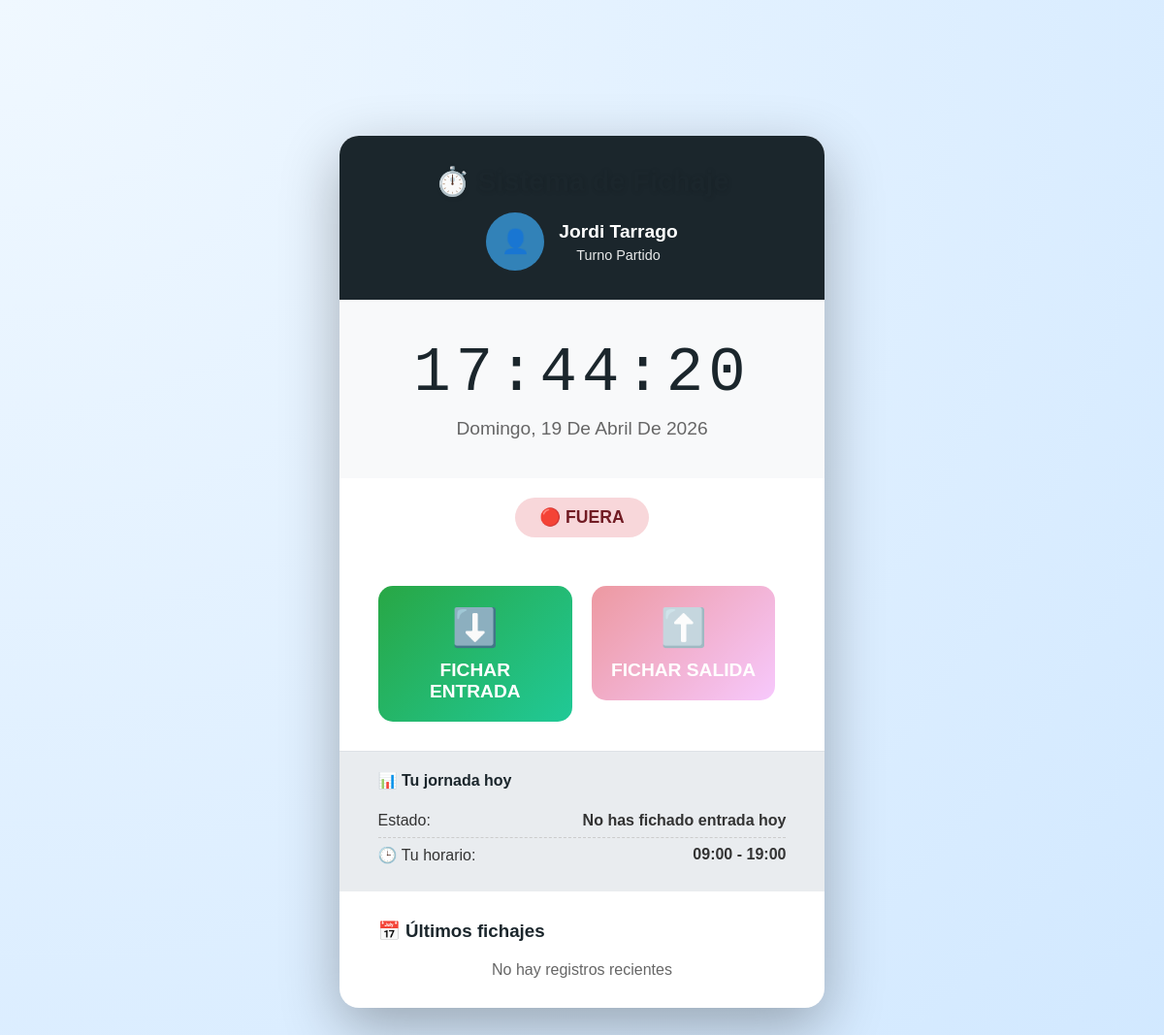
The app's page /RRHH/Fichar.php?id_treballador=6 with its own data.
### tables this page shows
CREATE TABLE `treballadors` (
  `id_treballador` int(11) NOT NULL,
  `nom_complet` varchar(200) NOT NULL,
  `fotografia` varchar(255) DEFAULT NULL,
  `foto_url` varchar(255) DEFAULT NULL,
  `document_identitat` varchar(50) NOT NULL,
  `tipus_document` enum('DNI','NIE','PASSAPORT') NOT NULL,
  `data_naixement` date NOT NULL,
  `lloc_naixement` varchar(100) DEFAULT NULL,
  `nacionalitat` varchar(50) NOT NULL,
  `situacio_residencia` varchar(100) DEFAULT NULL,
  `telefon` varchar(20) DEFAULT NULL,
  `email` varchar(100) DEFAULT NULL,
  `adreca` text DEFAULT NULL,
  `contacte_emergencia` text DEFAULT NULL,
  `iban_bancari` varchar(34) DEFAULT NULL,
  `numero_seguretat_social` varchar(20) NOT NULL,
  `tipus_permis_treball` varchar(50) DEFAULT NULL,
  `estat_actiu` tinyint(1) DEFAULT 1,
  `data_incorporacio` date NOT NULL,
  `data_finalitzacio` date DEFAULT NULL,
  `id_departament` int(11) DEFAULT NULL,
  `id_equip` int(11) DEFAULT NULL,
  `id_horari` int(11) DEFAULT NULL COMMENT 'ID del horario asignado',
  `created_at` timestamp NOT NULL DEFAULT current_timestamp(),
  `updated_at` timestamp NOT NULL DEFAULT current_timestamp() ON UPDATE current_timestamp(),
  `historial_laboral_previ` text DEFAULT NULL,
  `idiomes` varchar(255) DEFAULT NULL,
  `habilitats` text DEFAULT NULL,
  `certificacions_addicionals` text DEFAULT NULL,
  `rol` enum('ADMIN','MANAGER','TREBALLADOR','SUPERVISOR') NOT NULL DEFAULT 'TREBALLADOR'
);

CREATE TABLE `horaris` (
  `id_horari` int(11) NOT NULL,
  `nom_horari` varchar(100) NOT NULL,
  `hores_entrada` time DEFAULT NULL,
  `hores_sortida` time DEFAULT NULL,
  `durada_pausa` decimal(4,2) DEFAULT NULL,
  `tipus` enum('FIX','VARIABLE','TEMPORADA') NOT NULL,
  `temporada_inici` date DEFAULT NULL,
  `temporada_final` date DEFAULT NULL
);

### RRHH/Fichar.php (the view, shortened to what this page needs)
<?php
require '../db.php';
$idTreballador = $_SESSION['id_treballador'] ?? $_GET['id_treballador'] ?? null;
if (!$idTreballador) {
    $stmt = $pdo->query("SELECT id_treballador, nom_complet FROM treballadors WHERE estat_actiu = 1 ORDER BY nom_complet");
    $empleados = $stmt->fetchAll(PDO::FETCH_ASSOC);
    $mostrarSelector = true;
} else {
    $mostrarSelector = false;
    $stmt = $pdo->prepare("SELECT t.*, h.nom_horari, h.hores_entrada, h.hores_sortida
                          FROM treballadors t
                          LEFT JOIN horaris h ON t.id_horari = h.id_horari
                          WHERE t.id_treballador = ?");
    $stmt->execute([$idTreballador]);
    $empleado = $stmt->fetch(PDO::FETCH_ASSOC);
    $stmt = $pdo->prepare("SELECT * FROM registre_hores
                          WHERE id_treballador = ?
                          AND DATE(hora_inici) = CURDATE()
                          AND hora_final IS NULL
                          ORDER BY hora_inici DESC LIMIT 1");
    $stmt->execute([$idTreballador]);
    $fichajeAbierto = $stmt->fetch(PDO::FETCH_ASSOC);
    $stmt = $pdo->prepare("SELECT * FROM registre_hores
                          WHERE id_treballador = ?
                          AND hora_final IS NOT NULL
                          ORDER BY data DESC, hora_final DESC
                          LIMIT 5");
    $stmt->execute([$idTreballador]);
    $ultimosFichajes = $stmt->fetchAll(PDO::FETCH_ASSOC);
}
?>
<!DOCTYPE html>
<html lang="es">
<head>
    <link rel="stylesheet" href="../css/personal.css">
    <link rel="stylesheet" href="../menu.css">
</head>
<body>
<?php if ($mostrarSelector): ?>
    <div class="fichaje-container">
        <div class="fichaje-header">
            <h1>🔐 Acceso al Sistema de Fichaje</h1>
            <p>Selecciona tu usuario para continuar</p>
        </div>
        <div class="selector-empleado">
            <form method="GET" action="">
                <select name="id_treballador" required>
                    <option value="">-- Selecciona un empleado --</option>
                    <?php foreach ($empleados as $emp): ?>
                        <option value="<?= $emp['id_treballador'] ?>">
                            <?= htmlspecialchars($emp['nom_complet']) ?>
                        </option>
                    <?php endforeach; ?>
                </select>
                <button type="submit" class="btn-actualizar" style="width: 100%; padding: 15px; font-size: 1.1em;">
                    Acceder al Panel de Fichaje
                </button>
            </form>
        </div>
    </div>
<?php else: ?>
    <div class="fichaje-container">
        <div class="fichaje-header">
            <h1>⏱️ Sistema de Fichaje</h1>
            <div class="empleado-info">
                <div class="empleado-avatar">👤</div>
                <div class="empleado-datos">
                    <h3><?= htmlspecialchars($empleado['nom_complet']) ?></h3>
                    <p><?= htmlspecialchars($empleado['nom_horari'] ?? 'Sin horario asignado') ?></p>
                </div>
            </div>
        </div>
        <div class="reloj-container">
            <div class="reloj" id="reloj">00:00:00</div>
            <div class="fecha" id="fecha">Cargando...</div>
        </div>
        <div class="estado-fichaje">
            <?php if ($fichajeAbierto): ?>
                <span class="estado-badge estado-dentro">
                    🟢 DENTRO (desde <?= date('H:i', strtotime($fichajeAbierto['hora_inici'])) ?>)
                </span>
            <?php else: ?>
                <span class="estado-badge estado-fuera">
                    🔴 FUERA
                </span>
            <?php endif; ?>
        </div>
        <div class="botones-fichaje">
            <form method="POST" action="" style="flex: 1;">
                <button type="submit" class="btn-fichaje btn-entrada" <?= $fichajeAbierto ? 'disabled' : '' ?>>
                    <span class="btn-icono">⬇️</span>
                    <span>FICHAR ENTRADA</span>
                </button>
            </form>
            <form method="POST" action="" style="flex: 1;" id="formSalida" onsubmit="return confirmarSalida()">
                <button type="button" class="btn-fichaje btn-salida" onclick="mostrarFormSalida()" <?= !$fichajeAbierto ? 'disabled' : '' ?>>
                    <span class="btn-icono">⬆️</span>
                    <span>FICHAR SALIDA</span>
                </button>
            </form>
        </div>
        <div class="info-jornada">
            <h4 style="margin-bottom: 15px; color: #1b262c;">📊 Tu jornada hoy</h4>
            <?php if ($fichajeAbierto): ?>
                <?php
                $inicio = strtotime($fichajeAbierto['hora_inici']);
                $ahora = time();
                $transcurrido = $ahora - $inicio;
                $horas = floor($transcurrido / 3600);
                $minutos = floor(($transcurrido % 3600) / 60);
                ?>
                <div class="info-item">
                    <span>⏰ Entrada:</span>
                    <strong><?= date('H:i:s', $inicio) ?></strong>
                </div>
                <div class="info-item">
                    <span>⏱️ Tiempo transcurrido:</span>
                    <strong><?= $horas ?>h <?= $minutos ?>m</strong>
                </div>
                <div class="info-item">
                    <span>📍 Ubicación:</span>
                    <strong><?= htmlspecialchars($fichajeAbierto['ubicacio'] ?? 'No registrada') ?></strong>
                </div>
            <?php else: ?>
                <div class="info-item">
                    <span>Estado:</span>
                    <strong>No has fichado entrada hoy</strong>
                </div>
                <?php if ($empleado['hores_entrada']): ?>
                <div class="info-item">
                    <span>🕒 Tu horario:</span>
                    <strong><?= substr($empleado['hores_entrada'], 0, 5) ?> - <?= substr($empleado['hores_sortida'], 0, 5) ?></strong>
                </div>
                <?php endif; ?>
            <?php endif; ?>
        </div>
        <div class="historial-fichajes">
            <h3>📅 Últimos fichajes</h3>
            <?php if (empty($ultimosFichajes)): ?>
                <p style="color: #666; text-align: center;">No hay registros recientes</p>
            <?php endif; ?>
        </div>
    </div>
<?php endif; ?>
</body>
</html>

### css/personal.css (style rules this page uses)
* { margin: 0; padding: 0; box-sizing: border-box; font-family: 'Poppins', sans-serif; }
body { background: radial-gradient(circle at top left, #f0f8ff, #d1e8ff); padding: 30px; color: #333; }
h1 { text-align: center; font-size: 2.8em; margin-bottom: 20px; color: #1b262c; text-shadow: 1px 1px 5px rgba(0,0,0,0.1); }

### menu.css (style rules this page uses)
body { background: radial-gradient(circle at top left, #f0f8ff, #d1e8ff); padding: 30px; color: #333; font-family: 'Poppins', sans-serif; }
body { padding-top: 100px; }

### RRHH/Fichar.php (style rules this page uses)
* { margin: 0; padding: 0; box-sizing: border-box; }
body { font-family: 'Segoe UI', Tahoma, Geneva, Verdana, sans-serif; background: radial-gradient(circle at top left, #f0f8ff, #d1e8ff); min-height: 100vh; display: flex; flex-direction: column; }
.fichaje-container { max-width: 600px; margin: 40px auto; background: white; border-radius: 20px; box-shadow: 0 20px 60px rgba(0,0,0,0.3); overflow: hidden; }
.fichaje-header { background: #1b262c; color: white; padding: 30px; text-align: center; }
.fichaje-header h1 { font-size: 1.8em; margin-bottom: 10px; }
.empleado-info { display: flex; align-items: center; justify-content: center; gap: 15px; margin-top: 15px; }
.empleado-avatar { width: 60px; height: 60px; border-radius: 50%; background: #3282b8; display: flex; align-items: center; justify-content: center; font-size: 1.5em; }
.empleado-datos h3 { margin: 0; font-size: 1.2em; }
.empleado-datos p { margin: 5px 0 0; opacity: 0.9; font-size: 0.9em; }
.reloj-container { padding: 40px; text-align: center; background: #f8f9fa; }
.reloj { font-size: 4em; font-weight: 300; color: #1b262c; font-family: 'Courier New', monospace; letter-spacing: 5px; }
.fecha { font-size: 1.2em; color: #666; margin-top: 10px; text-transform: capitalize; }
.estado-fichaje { padding: 20px 40px; text-align: center; }
.estado-badge { display: inline-block; padding: 10px 25px; border-radius: 25px; font-weight: bold; font-size: 1.1em; }
.estado-fuera { background: #f8d7da; color: #721c24; }
.botones-fichaje { padding: 30px 40px; display: flex; gap: 20px; justify-content: center; }
.btn-fichaje { flex: 1; padding: 20px; border: none; border-radius: 15px; font-size: 1.2em; font-weight: bold; cursor: pointer; transition: all 0.3s; display: flex; flex-direction: column; align-items: center; gap: 10px; }
.btn-entrada { background: linear-gradient(135deg, #28a745 0%, #20c997 100%); color: white; }
.btn-salida { background: linear-gradient(135deg, #dc3545 0%, #f093fb 100%); color: white; }
.btn-fichaje:disabled { opacity: 0.5; cursor: not-allowed; }
.btn-icono { font-size: 2em; }
.info-jornada { padding: 20px 40px; background: #e9ecef; border-top: 1px solid #dee2e6; }
.info-item { display: flex; justify-content: space-between; padding: 8px 0; border-bottom: 1px dashed #ccc; }
.info-item:last-child { border-bottom: none; }
.historial-fichajes { padding: 30px 40px; }
.historial-fichajes h3 { margin-bottom: 20px; color: #1b262c; }

### records on screen
treballadors: nom_complet "Jordi Tarrago", id_horari.nom_horari "Turno Partido", id_horari.hores_entrada "09:00", id_horari.hores_sortida "19:00"
